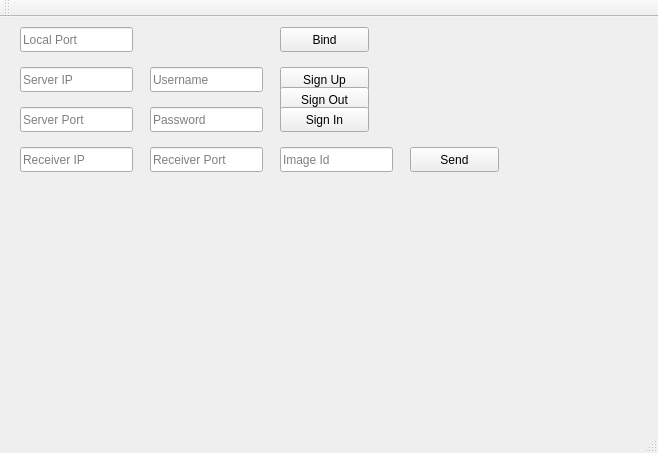
<?xml version="1.0" encoding="UTF-8"?>
<ui version="4.0">
 <class>Peer</class>
 <widget class="QMainWindow" name="Peer">
  <property name="geometry">
   <rect>
    <x>0</x>
    <y>0</y>
    <width>658</width>
    <height>453</height>
   </rect>
  </property>
  <property name="windowTitle">
   <string>Peer</string>
  </property>
  <widget class="QWidget" name="centralWidget">
   <widget class="QLineEdit" name="local_port_line_edit">
    <property name="geometry">
     <rect>
      <x>20</x>
      <y>10</y>
      <width>113</width>
      <height>25</height>
     </rect>
    </property>
    <property name="placeholderText">
     <string>Local Port</string>
    </property>
   </widget>
   <widget class="QLineEdit" name="server_ip_line_edit">
    <property name="geometry">
     <rect>
      <x>20</x>
      <y>50</y>
      <width>113</width>
      <height>25</height>
     </rect>
    </property>
    <property name="placeholderText">
     <string>Server IP</string>
    </property>
   </widget>
   <widget class="QLineEdit" name="server_port_line_edit">
    <property name="geometry">
     <rect>
      <x>20</x>
      <y>90</y>
      <width>113</width>
      <height>25</height>
     </rect>
    </property>
    <property name="placeholderText">
     <string>Server Port</string>
    </property>
   </widget>
   <widget class="QLineEdit" name="username_line_edit">
    <property name="geometry">
     <rect>
      <x>150</x>
      <y>50</y>
      <width>113</width>
      <height>25</height>
     </rect>
    </property>
    <property name="placeholderText">
     <string>Username</string>
    </property>
   </widget>
   <widget class="QLineEdit" name="password_line_edit">
    <property name="geometry">
     <rect>
      <x>150</x>
      <y>90</y>
      <width>113</width>
      <height>25</height>
     </rect>
    </property>
    <property name="placeholderText">
     <string>Password</string>
    </property>
   </widget>
   <widget class="QPushButton" name="sign_up_push_button">
    <property name="geometry">
     <rect>
      <x>280</x>
      <y>50</y>
      <width>89</width>
      <height>25</height>
     </rect>
    </property>
    <property name="text">
     <string>Sign Up</string>
    </property>
   </widget>
   <widget class="QPushButton" name="sign_out_push_button">
    <property name="geometry">
     <rect>
      <x>280</x>
      <y>70</y>
      <width>89</width>
      <height>25</height>
     </rect>
    </property>
    <property name="text">
     <string>Sign Out</string>
    </property>
   </widget>
   <widget class="QPushButton" name="sign_in_push_button">
    <property name="geometry">
     <rect>
      <x>280</x>
      <y>90</y>
      <width>89</width>
      <height>25</height>
     </rect>
    </property>
    <property name="text">
     <string>Sign In</string>
    </property>
   </widget>
   <widget class="QPushButton" name="bind_push_button">
    <property name="geometry">
     <rect>
      <x>280</x>
      <y>10</y>
      <width>89</width>
      <height>25</height>
     </rect>
    </property>
    <property name="text">
     <string>Bind</string>
    </property>
   </widget>
   <widget class="QPushButton" name="send_push_button">
    <property name="geometry">
     <rect>
      <x>410</x>
      <y>130</y>
      <width>89</width>
      <height>25</height>
     </rect>
    </property>
    <property name="text">
     <string>Send</string>
    </property>
   </widget>
   <widget class="QLineEdit" name="receiver_ip_line_edit">
    <property name="geometry">
     <rect>
      <x>20</x>
      <y>130</y>
      <width>113</width>
      <height>25</height>
     </rect>
    </property>
    <property name="placeholderText">
     <string>Receiver IP</string>
    </property>
   </widget>
   <widget class="QLineEdit" name="receiver_port_line_edit">
    <property name="geometry">
     <rect>
      <x>150</x>
      <y>130</y>
      <width>113</width>
      <height>25</height>
     </rect>
    </property>
    <property name="placeholderText">
     <string>Receiver Port</string>
    </property>
   </widget>
   <widget class="QLineEdit" name="image_id_line_edit">
    <property name="geometry">
     <rect>
      <x>280</x>
      <y>130</y>
      <width>113</width>
      <height>25</height>
     </rect>
    </property>
    <property name="placeholderText">
     <string>Image Id</string>
    </property>
   </widget>
  </widget>
  <widget class="QMenuBar" name="menuBar">
   <property name="geometry">
    <rect>
     <x>0</x>
     <y>0</y>
     <width>658</width>
     <height>22</height>
    </rect>
   </property>
  </widget>
  <widget class="QToolBar" name="mainToolBar">
   <attribute name="toolBarArea">
    <enum>TopToolBarArea</enum>
   </attribute>
   <attribute name="toolBarBreak">
    <bool>false</bool>
   </attribute>
  </widget>
  <widget class="QStatusBar" name="statusBar"/>
 </widget>
 <layoutdefault spacing="6" margin="11"/>
 <resources/>
 <connections/>
</ui>
